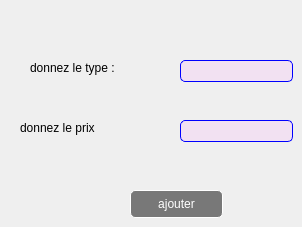
      <widget class="QWidget" name="tab_13">
       <attribute name="title">
        <string>ajouter</string>
       </attribute>
       <widget class="QLabel" name="label_11">
        <property name="geometry">
         <rect>
          <x>30</x>
          <y>60</y>
          <width>121</width>
          <height>16</height>
         </rect>
        </property>
        <property name="text">
         <string>donnez le type :</string>
        </property>
       </widget>
       <widget class="QLabel" name="label_15">
        <property name="geometry">
         <rect>
          <x>20</x>
          <y>120</y>
          <width>121</width>
          <height>16</height>
         </rect>
        </property>
        <property name="text">
         <string>donnez le prix</string>
        </property>
       </widget>
       <widget class="QPushButton" name="pushButton_8">
        <property name="geometry">
         <rect>
          <x>130</x>
          <y>190</y>
          <width>93</width>
          <height>28</height>
         </rect>
        </property>
        <property name="styleSheet">
         <string notr="true">QPushButton{

background-color:rgba(0,0,0,50%);

color:white;

border:1 solid white;

border-radius: 5px;

}</string>
        </property>
        <property name="text">
         <string>ajouter</string>
        </property>
       </widget>
       <widget class="QLineEdit" name="lineEdit_12">
        <property name="geometry">
         <rect>
          <x>180</x>
          <y>60</y>
          <width>113</width>
          <height>22</height>
         </rect>
        </property>
        <property name="styleSheet">
         <string notr="true">QLineEdit{
background-color:rgba(255,170,255,20%);
border:1 solid blue;
border-radius:5px;
color:black;
}</string>
        </property>
       </widget>
       <widget class="QLineEdit" name="lineEdit_14">
        <property name="geometry">
         <rect>
          <x>180</x>
          <y>120</y>
          <width>113</width>
          <height>22</height>
         </rect>
        </property>
        <property name="styleSheet">
         <string notr="true">QLineEdit{
background-color:rgba(255,170,255,20%);
border:1 solid blue;
border-radius:5px;
color:black;
}</string>
        </property>
       </widget>
      </widget>
